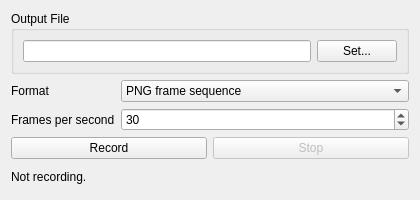
<?xml version="1.0" encoding="UTF-8"?>
<ui version="4.0">
 <class>MovieRecord</class>
 <widget class="QWidget" name="MovieRecord">
  <property name="geometry">
   <rect>
    <x>0</x>
    <y>0</y>
    <width>420</width>
    <height>200</height>
   </rect>
  </property>
  <property name="minimumSize">
   <size>
    <width>420</width>
    <height>200</height>
   </size>
  </property>
  <property name="windowTitle">
   <string>Record Movie</string>
  </property>
  <layout class="QVBoxLayout" name="verticalLayout">
   <item>
    <widget class="QGroupBox" name="movieOutputGroupBox_">
     <property name="title">
      <string>Output File</string>
     </property>
     <layout class="QHBoxLayout" name="movieOutputLayout_">
      <item>
       <widget class="QLineEdit" name="movieOutputPath_">
        <property name="toolTip">
         <string>Movie file to write. For a PNG frame sequence the frames are numbered from this name.</string>
        </property>
       </widget>
      </item>
      <item>
       <widget class="QPushButton" name="movieOutputPathButton_">
        <property name="text">
         <string>Set...</string>
        </property>
        <property name="toolTip">
         <string>Choose the output file</string>
        </property>
       </widget>
      </item>
     </layout>
    </widget>
   </item>
   <item>
    <layout class="QFormLayout" name="movieSettingsLayout_">
     <item row="0" column="0">
      <widget class="QLabel" name="movieFormatLabel_">
       <property name="text">
        <string>Format</string>
       </property>
      </widget>
     </item>
     <item row="0" column="1">
      <widget class="QComboBox" name="movieFormatComboBox_">
       <item>
        <property name="text">
         <string>PNG frame sequence</string>
        </property>
       </item>
       <item>
        <property name="text">
         <string>MP4 video (ffmpeg)</string>
        </property>
       </item>
       <item>
        <property name="text">
         <string>Animated GIF (ffmpeg)</string>
        </property>
       </item>
      </widget>
     </item>
     <item row="1" column="0">
      <widget class="QLabel" name="movieFrameRateLabel_">
       <property name="text">
        <string>Frames per second</string>
       </property>
      </widget>
     </item>
     <item row="1" column="1">
      <widget class="QSpinBox" name="movieFrameRateSpinBox_">
       <property name="minimum">
        <number>1</number>
       </property>
       <property name="maximum">
        <number>60</number>
       </property>
       <property name="value">
        <number>30</number>
       </property>
      </widget>
     </item>
    </layout>
   </item>
   <item>
    <layout class="QHBoxLayout" name="movieButtonLayout_">
     <item>
      <widget class="QPushButton" name="movieRecordButton_">
       <property name="text">
        <string>Record</string>
       </property>
       <property name="toolTip">
        <string>Start recording the scene</string>
       </property>
      </widget>
     </item>
     <item>
      <widget class="QPushButton" name="movieStopButton_">
       <property name="text">
        <string>Stop</string>
       </property>
       <property name="enabled">
        <bool>false</bool>
       </property>
       <property name="toolTip">
        <string>Stop recording and finish the movie</string>
       </property>
      </widget>
     </item>
    </layout>
   </item>
   <item>
    <widget class="QLabel" name="movieStatusLabel_">
     <property name="text">
      <string>Not recording.</string>
     </property>
     <property name="wordWrap">
      <bool>true</bool>
     </property>
    </widget>
   </item>
  </layout>
 </widget>
 <resources/>
 <connections/>
</ui>
